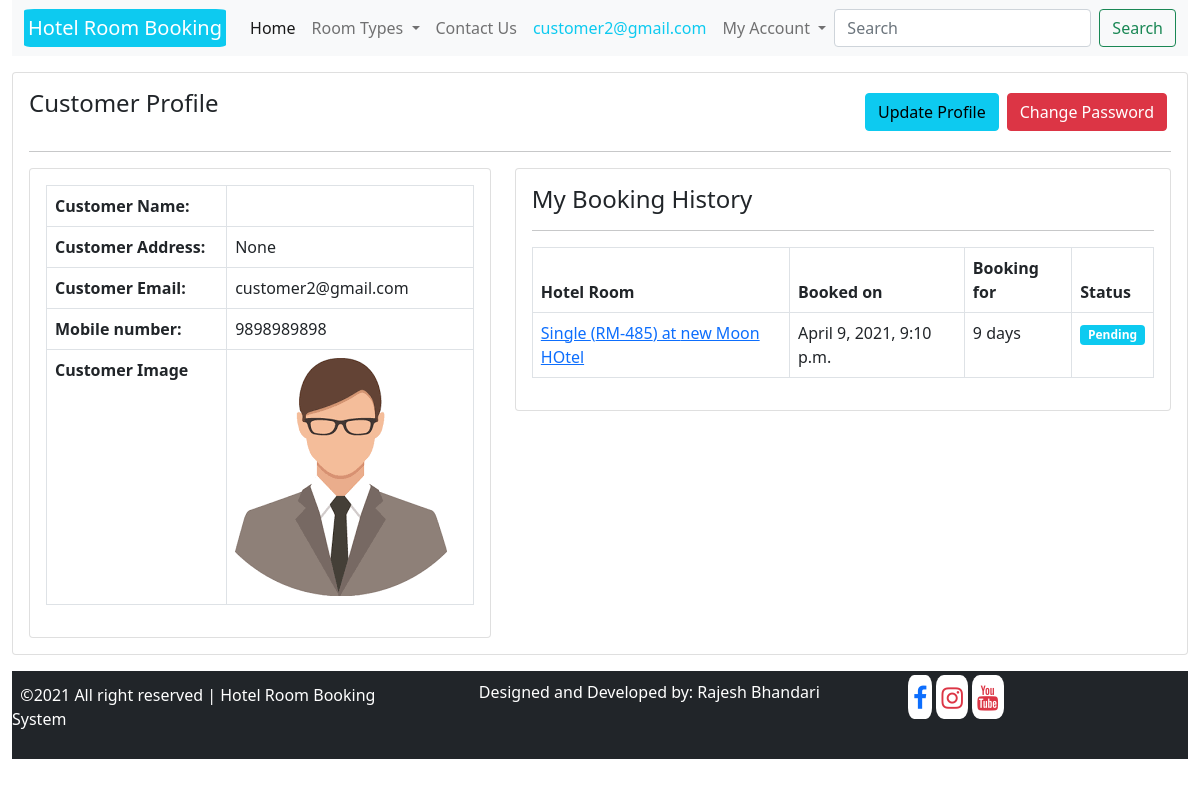
The app's page /customer-profile/ (signed in), older data.
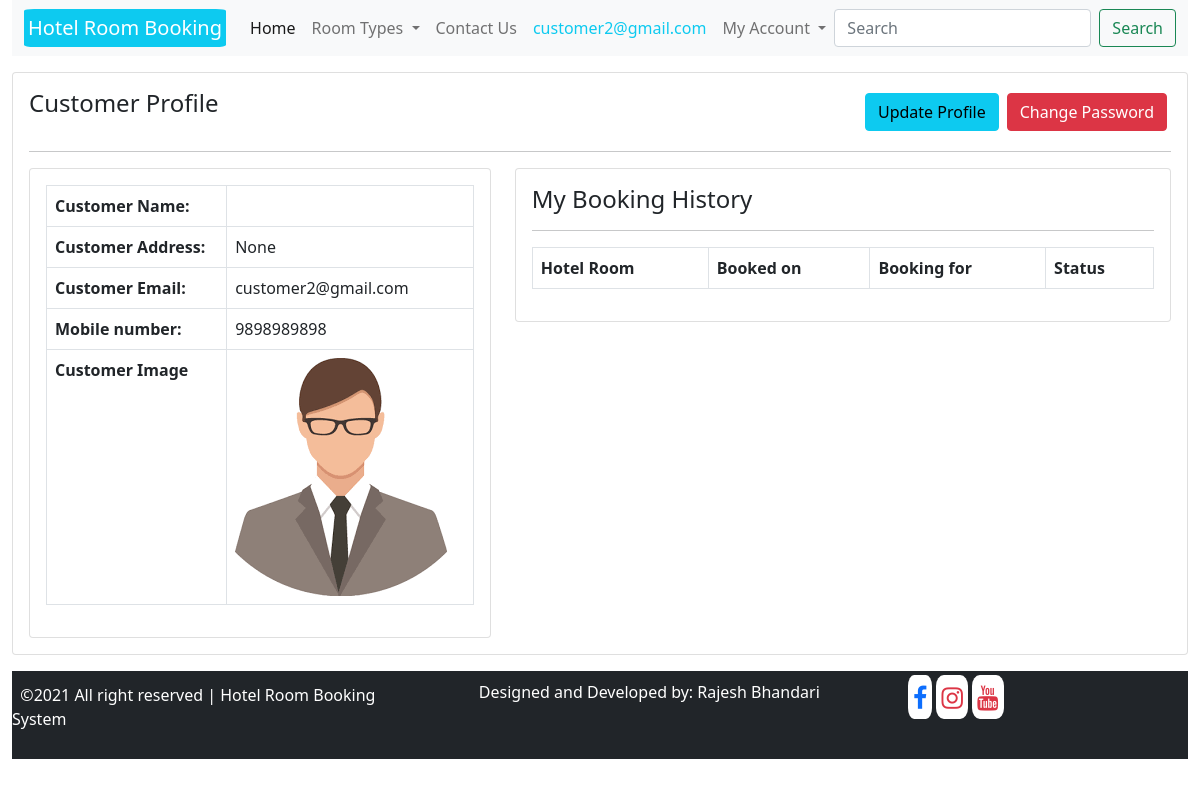
The same page, newer data.
### hbsapp/models.py (models this page shows, shortened)
class TimeStamp(models.Model):
    created_at = models.DateTimeField(auto_now_add=True)
    updated_at = models.DateTimeField(auto_now=True)
    class Meta:
        abstract = True

class RoomBooking(TimeStamp):
    hotel_room = models.ForeignKey(HotelRoom, on_delete=models.RESTRICT)
    customer = models.ForeignKey(Customer, on_delete=models.RESTRICT)
    total_persons = models.PositiveIntegerField(default=1, choices=CAPACITY)
    booking_starts = models.DateField()
    booking_ends = models.DateField()
    message = models.TextField(null=True, blank=True)
    booking_status = models.CharField(max_length=50, choices=BOOKING_STATUS)
    status_remarks = models.CharField(max_length=500, null=True, blank=True)
    customer_checked_in = models.BooleanField(default=False)
    checkin_time = models.DateTimeField(null=True, blank=True)
    checkout_time = models.DateTimeField(null=True, blank=True)
    rating = models.PositiveIntegerField(choices=RATING, null=True, blank=True)
    amount = models.PositiveIntegerField()
    payment_method = models.ForeignKey(PaymentMethod, on_delete=models.RESTRICT)
    payment_status = models.BooleanField(default=False)
    paid_date = models.DateTimeField(null=True, blank=True)
    @property
    def booking_duration(self):
        stay_days = self.booking_ends - self.booking_starts
        stay_days = 1 if stay_days.days == 0 else stay_days.days
        return stay_days

class HotelRoom(TimeStamp):
    hotel = models.ForeignKey(Hotel, on_delete=models.RESTRICT)
    room_type = models.CharField(max_length=50, choices=ROOM_TYPE)
    room_code = models.CharField(max_length=50)
    image = models.ImageField(upload_to="rooms")
    description = models.TextField()
    marked_price = models.PositiveIntegerField(null=True, blank=True)
    price = models.PositiveIntegerField()
    view_count = models.BigIntegerField(default=0)
    maximum_capacity = models.PositiveIntegerField(default=2, choices=CAPACITY)

class Hotel(TimeStamp):
    name = models.CharField(max_length=200)
    image = models.ImageField(upload_to="hotels", null=True, blank=True)
    address = models.CharField(max_length=200)
    contact = models.CharField(max_length=200)
    email = models.EmailField(unique=True)

### hbsapp/views.py (the view)
class CustomerProfileView(CustomerRequiredMixin, ClientMixin, View):
    def get(self, request, *args, **kwargs):
        context = self.context
        customer = request.user.customer
        context["customer"] = customer
        context["allbookings"] = RoomBooking.objects.filter(
            customer=customer).order_by("-id")
        return render(request, "clienttemplates/customerprofile.html", context)

### hbsapp/views.py (called while the page is built)
    def dispatch(self, request, *args, **kwargs):
        self.context = {
            "roomtypes": ROOM_TYPE
        }
        return super(ClientMixin, self).dispatch(request, *args, **kwargs)

    def dispatch(self, request, *args, **kwargs):
        try:
            self.customer = request.user.customer
        except Exception as e:
            print(e)
            return redirect(reverse("hbsapp:customerlogin") + "?next=" + request.path)
        return super(CustomerRequiredMixin, self).dispatch(request, *args, **kwargs)

### templates/clienttemplates/customerprofile.html (shortened to what the changed rows need)
{% extends 'clienttemplates/clientbase.html' %}
{% load static %}
{% block css %}
<link rel="stylesheet" href="//cdn.datatables.net/1.10.24/css/jquery.dataTables.min.css">
{% endblock %}
{% block content %}
<div class="row mt-3">
    <div class="col-md-12">
        <div class="card p-3">
            <div class="row">
                <div class="col-md-5">
                    <div class="card p-3">
                        <div class="row">
                            <div class="col-md-12">
                                <table class="table table-bordered">
                                    <tbody>
                                        <tr>
                                            <th>Customer Name: </th>
                                        </tr>
                                        <tr>
                                            <th>Customer Address: </th>
                                        </tr>
                                        <tr>
                                            <th>Customer Email: </th>
                                        </tr>
                                        <tr>
                                            <th>Mobile number: </th>
                                        </tr>
                                        <tr>
                                            <th>Customer Image </th>
                                        </tr>
                                    </tbody>
                                </table>
                            </div>
                        </div>
                    </div>
                </div>
                <div class="col-md-7">
                    <div class="card p-3">
                        <div class="row">
                            <div class="col-md-12">
                                <table class="table table-bordered" id="booking-table">
                                    <thead>
                                        <tr>
                                            <th>Hotel Room</th>
                                            <th>Booked on</th>
                                            <th>Booking for</th>
                                            <th>Status</th>
                                        </tr>
                                    </thead>
                                    <tbody>
                                        {% for booking in allbookings %}
                                        <tr>
                                            <td>
                                                <a href="{% url 'hbsapp:customerbookingdetail' booking.id %}">{{booking.hotel_room.room_type}}
                                                    ({{booking.hotel_room.room_code}}) at
                                                    {{booking.hotel_room.hotel.name}} </a>
                                            </td>
                                            <td>{{booking.created_at}} </td>
                                            <td>{{booking.booking_duration}} days </td>
                                            <td>
                                                <span
                                                    class="badge bg-{% if booking.booking_status == 'Rejected' %}danger{% elif booking.booking_status == 'Pending' %}info{% else %}success{% endif %}">{{booking.booking_status}}</span>
                                            </td>
                                        </tr>
                                        {% endfor %}
                                    </tbody>
                                </table>
                            </div>
                        </div>
                    </div>
                </div>
            </div>
        </div>
    </div>
</div>
{% endblock %}

Row changes from the older to the newer data that the page shows:
removed RoomBooking: hotel_room.room_type "Single", hotel_room.room_code "RM-485", hotel_room.hotel.name "new Moon HOtel", created_at "April 9, 2021, 9:10 p.m.", booking_duration "9", booking_status "Pending"
